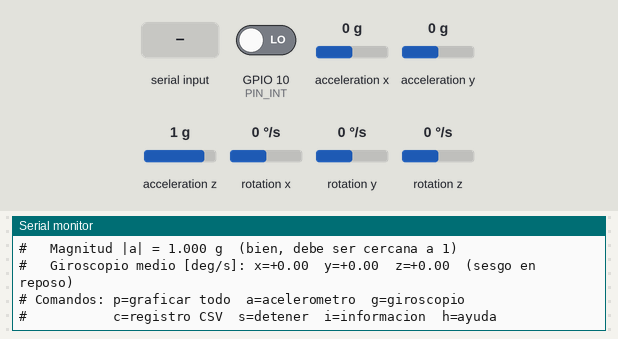
A sketch run on a simulated ESP32-S3. Shown: the last lines printed to the serial monitor. Wiring (inferred from the names in the program): MPU-9250 motion sensor at I2C address 0x68. The inputs (shaded band) are chosen by the test bench; at power-on: GPIO 10 (PIN_INT) LOW, acceleration x 0 g, acceleration y 0 g, acceleration z 1 g, rotation x 0 °/s, rotation y 0 °/s, rotation z 0 °/s.

Above: at 3.4 s.
3.5 s: "p" received over Serial
At 4.1 s:
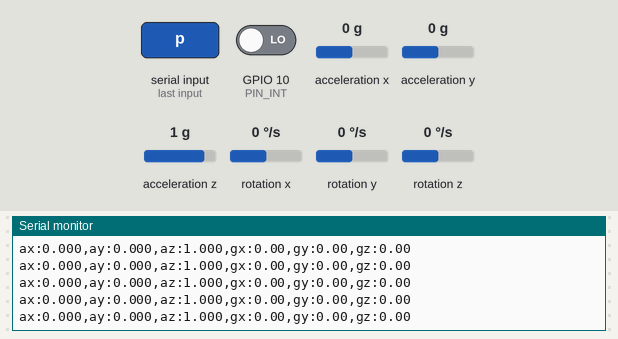
5.4 s: "a" received over Serial
At 6.2 s:
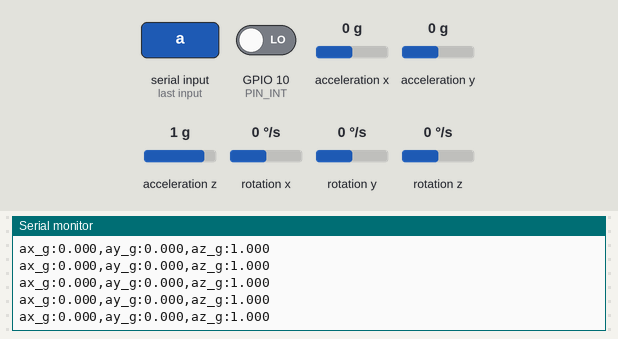
7.3 s: "g" received over Serial
At 8.0 s:
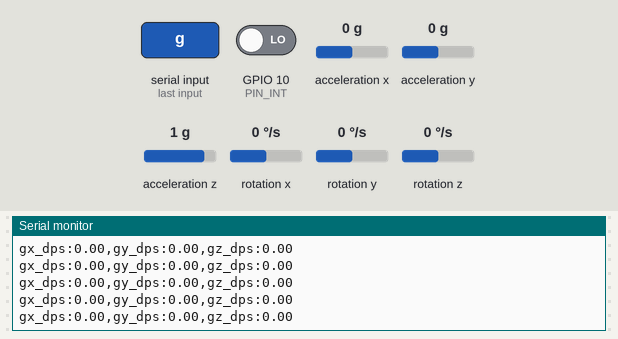
9.2 s: "c" received over Serial
At 10.1 s:
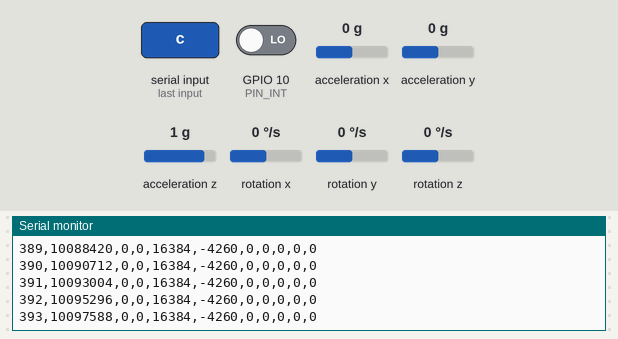
10.7 s: "s" received over Serial
At 11.4 s:
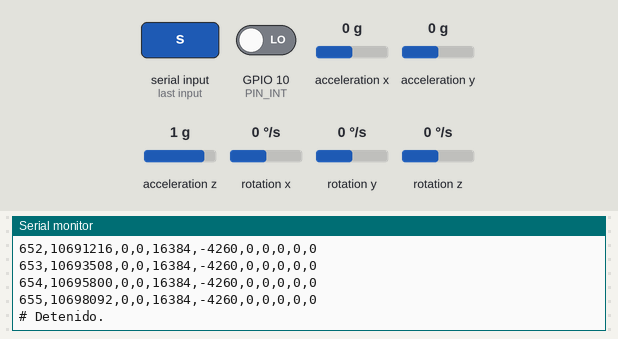
12.2 s: "i" received over Serial
At 12.7 s:
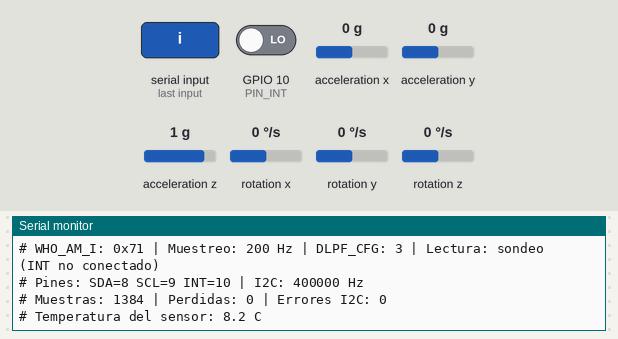

The sketch:

imu_etapa0.ino
```cpp
/*
  =====================================================================
   Etapa 0 - Lectura de la MPU6050 con ESP32-S3
   Robot paralelo de 5 barras - Tecnicas de Control
  =====================================================================

  Que hace este programa:
    1. Busca la IMU en el bus I2C y verifica su identidad (WHO_AM_I).
    2. La configura: giroscopio +-250 deg/s, acelerometro +-2 g,
       filtro pasa bajos interno de ~44 Hz y muestreo a 200 Hz.
    3. Hace una autoprueba de 1 segundo (la IMU debe estar quieta).
    4. Queda esperando comandos por el monitor serial.

  Conexiones (modulo GY-521 -> ESP32-S3):
    VCC -> 3V3        GND -> GND
    SDA -> GPIO 8     SCL -> GPIO 9
    INT -> GPIO 10    AD0 -> GND o sin conectar (direccion 0x68)
    XDA y XCL sin conectar.

  Comandos (monitor serial a 921600 baudios, enviar una letra):
    p -> graficar acelerometro y giroscopio (Serial Plotter, 25 Hz)
    a -> graficar solo acelerometro, en g
    g -> graficar solo giroscopio, en deg/s
    c -> registro CSV a 200 Hz con datos crudos (lo usa etapa0_imu.py)
    s -> detener la salida de datos
    i -> informacion del sensor y contadores
    h -> mostrar esta ayuda

  Este programa es independiente del codigo del robot: sirve para
  verificar la IMU antes de integrarla.
*/

#include <Arduino.h>
#include <Wire.h>

// ===================== PINES (cambienlos si chocan) ======================
// Verifiquen que estos pines NO sean los que ya usan para PUL/DIR.
// Eviten: 0, 3, 45, 46 (pines de arranque), 19 y 20 (USB nativo),
// 43 y 44 (serial UART0) y 35-37 si el modulo tiene PSRAM octal (N8R8/N16R8).
static const int PIN_SDA = 8;
static const int PIN_SCL = 9;
static const int PIN_INT = 10;   // si INT no esta conectado, se usa sondeo por I2C

// ===================== CONFIGURACION =====================================
static const uint32_t BAUDIOS  = 921600;
static const uint32_t I2C_HZ   = 400000;
static const uint8_t  MPU_ADDR = 0x68;

// Filtro pasa bajos interno (DLPF) y frecuencia de muestreo:
//   DLPF_CFG = 3   -> acelerometro ~44 Hz, giroscopio ~42 Hz (salida interna 1 kHz)
//   SMPLRT_DIV = 4 -> 1000 / (1 + 4) = 200 Hz
static const uint8_t DLPF_CFG   = 3;
static const uint8_t SMPLRT_DIV = 4;
static const float   FS_HZ      = 1000.0f / (1 + SMPLRT_DIV);

// Rangos: giroscopio +-250 deg/s (131 LSB por deg/s), acelerometro +-2 g (16384 LSB por g)
static const float GIRO_LSB_DPS = 131.0f;
static const float ACEL_LSB_G   = 16384.0f;

// En los modos de grafica se imprime 1 de cada 8 muestras (200 / 8 = 25 Hz)
static const uint16_t DIEZMADO_PLOTTER = 8;

// ===================== REGISTROS DE LA MPU6050 ===========================
static const uint8_t REG_SMPLRT_DIV    = 0x19;
static const uint8_t REG_CONFIG        = 0x1A;
static const uint8_t REG_GYRO_CONFIG   = 0x1B;
static const uint8_t REG_ACCEL_CONFIG  = 0x1C;
static const uint8_t REG_ACCEL_CONFIG2 = 0x1D;   // solo existe en la familia MPU6500
static const uint8_t REG_INT_PIN_CFG   = 0x37;
static const uint8_t REG_INT_ENABLE    = 0x38;
static const uint8_t REG_INT_STATUS    = 0x3A;
static const uint8_t REG_ACCEL_XOUT_H  = 0x3B;
static const uint8_t REG_PWR_MGMT_1    = 0x6B;
static const uint8_t REG_WHO_AM_I      = 0x75;

// ===================== ESTADO ============================================
enum Modo { PARADO, CSV, PLOT_TODO, PLOT_ACEL, PLOT_GIRO };
static Modo modo = PARADO;

struct Muestra {
  uint32_t t_us;
  int16_t ax, ay, az, temp, gx, gy, gz;
};

static uint8_t  whoAmI      = 0;
static bool     familia6500 = false;   // WHO_AM_I 0x70/0x71/0x73: chip de la familia MPU6500
static bool     usarINT     = false;
static uint32_t nMuestras   = 0;
static uint32_t erroresI2C  = 0;
static uint32_t ultimoSondeo = 0;

// Variables compartidas con la interrupcion
static volatile bool     hayDato  = false;
static volatile uint32_t tDato_us = 0;
static volatile uint32_t perdidas = 0;   // muestras que llegaron antes de leer la anterior
static volatile uint32_t nIsr     = 0;

void IRAM_ATTR isrDatoListo() {
  if (hayDato) perdidas = perdidas + 1;
  tDato_us = micros();
  hayDato = true;
  nIsr = nIsr + 1;
}

// ===================== I2C ===============================================
bool escribirReg(uint8_t reg, uint8_t valor) {
  Wire.beginTransmission(MPU_ADDR);
  Wire.write(reg);
  Wire.write(valor);
  return Wire.endTransmission() == 0;
}

bool leerRegs(uint8_t reg, uint8_t *buf, size_t n) {
  Wire.beginTransmission(MPU_ADDR);
  Wire.write(reg);
  if (Wire.endTransmission(false) != 0) return false;
  if (Wire.requestFrom((uint16_t)MPU_ADDR, (size_t)n, true) != n) return false;
  for (size_t i = 0; i < n; i++) buf[i] = Wire.read();
  return true;
}

bool leerReg(uint8_t reg, uint8_t &valor) {
  return leerRegs(reg, &valor, 1);
}

void escanearI2C() {
  Serial.println(F("# Escaneando bus I2C..."));
  int encontrados = 0;
  for (uint8_t dir = 1; dir < 127; dir++) {
    Wire.beginTransmission(dir);
    if (Wire.endTransmission() == 0) {
      Serial.printf("#   Dispositivo en 0x%02X%s\n", dir,
                    (dir == 0x68 || dir == 0x69) ? "  <- probablemente la IMU" : "");
      encontrados++;
    }
  }
  if (encontrados == 0) {
    Serial.println(F("#   Ninguno. Revisen VCC, GND, SDA y SCL (y que no esten invertidos)."));
  }
}

// ===================== CONFIGURACION DE LA IMU ===========================
bool iniciarMPU() {
  if (!escribirReg(REG_PWR_MGMT_1, 0x80)) return false;   // reinicio del chip
  delay(100);
  if (!escribirReg(REG_PWR_MGMT_1, 0x01)) return false;   // despertar, reloj del giroscopio X
  delay(50);

  if (!leerReg(REG_WHO_AM_I, whoAmI)) return false;
  familia6500 = (whoAmI == 0x70 || whoAmI == 0x71 || whoAmI == 0x73);

  bool ok = true;
  ok &= escribirReg(REG_SMPLRT_DIV, SMPLRT_DIV);
  ok &= escribirReg(REG_CONFIG, DLPF_CFG);
  ok &= escribirReg(REG_GYRO_CONFIG, 0x00);    // +-250 deg/s
  ok &= escribirReg(REG_ACCEL_CONFIG, 0x00);   // +-2 g
  if (familia6500) {
    ok &= escribirReg(REG_ACCEL_CONFIG2, 0x03);  // filtro del acelerometro ~45 Hz (MPU6500)
  }
  // INT: activo en alto, push-pull, pulso de 50 us, se limpia con cualquier lectura
  ok &= escribirReg(REG_INT_PIN_CFG, 0x10);
  ok &= escribirReg(REG_INT_ENABLE, 0x01);     // interrupcion de "dato listo"
  return ok;
}

void reportarIdentidad() {
  Serial.printf("# WHO_AM_I = 0x%02X -> ", whoAmI);
  if (whoAmI == 0x68) {
    Serial.println(F("MPU6050 (correcto)"));
  } else if (familia6500) {
    Serial.println(F("chip de la familia MPU6500/9250 (no es una MPU6050 original)."));
    Serial.println(F("#   Los datos de acelerometro y giroscopio son compatibles; se continua."));
  } else {
    Serial.println(F("valor inesperado: probablemente un clon."));
    Serial.println(F("#   Se continua, pero verifiquen los datos con cuidado."));
  }
}

// ===================== LECTURA ===========================================
bool leerMuestra(Muestra &m) {
  uint8_t b[14];
  if (!leerRegs(REG_ACCEL_XOUT_H, b, 14)) return false;
  m.ax   = (int16_t)((b[0]  << 8) | b[1]);
  m.ay   = (int16_t)((b[2]  << 8) | b[3]);
  m.az   = (int16_t)((b[4]  << 8) | b[5]);
  m.temp = (int16_t)((b[6]  << 8) | b[7]);
  m.gx   = (int16_t)((b[8]  << 8) | b[9]);
  m.gy   = (int16_t)((b[10] << 8) | b[11]);
  m.gz   = (int16_t)((b[12] << 8) | b[13]);
  return true;
}

float temperaturaC(int16_t crudo) {
  return familia6500 ? crudo / 333.87f + 21.0f : crudo / 340.0f + 36.53f;
}

// Devuelve true cuando hay una muestra nueva y entrega su marca de tiempo.
bool hayMuestraNueva(uint32_t &t) {
  if (usarINT) {
    if (!hayDato) return false;
    noInterrupts();
    t = tDato_us;
    hayDato = false;
    interrupts();
    return true;
  }
  // Sin INT: se consulta el registro de estado cada 500 us
  uint32_t ahora = micros();
  if (ahora - ultimoSondeo < 500) return false;
  ultimoSondeo = ahora;
  uint8_t estado;
  if (!leerReg(REG_INT_STATUS, estado)) { erroresI2C++; return false; }
  if (!(estado & 0x01)) return false;
  t = ahora;
  return true;
}

// ===================== AUTOPRUEBA ========================================
void autoprueba() {
  Serial.println(F("# Autoprueba: mantengan la IMU quieta durante 1 segundo..."));
  const int N = (int)FS_HZ;
  double s[6] = {0, 0, 0, 0, 0, 0};
  int n = 0;
  uint32_t inicio = millis();
  while (n < N && millis() - inicio < 3000) {
    uint32_t t;
    if (!hayMuestraNueva(t)) continue;
    Muestra m;
    if (!leerMuestra(m)) { erroresI2C++; continue; }
    s[0] += m.ax / ACEL_LSB_G;   s[1] += m.ay / ACEL_LSB_G;   s[2] += m.az / ACEL_LSB_G;
    s[3] += m.gx / GIRO_LSB_DPS; s[4] += m.gy / GIRO_LSB_DPS; s[5] += m.gz / GIRO_LSB_DPS;
    n++;
  }
  if (n == 0) {
    Serial.println(F("#   No llegaron muestras. Revisen la conexion."));
    return;
  }
  for (int i = 0; i < 6; i++) s[i] /= n;
  float norma = sqrt(s[0] * s[0] + s[1] * s[1] + s[2] * s[2]);
  Serial.printf("#   Muestras: %d en %.2f s\n", n, (millis() - inicio) / 1000.0f);
  Serial.printf("#   Acelerometro medio [g]:   x=%+.3f  y=%+.3f  z=%+.3f\n", s[0], s[1], s[2]);
  Serial.printf("#   Magnitud |a| = %.3f g  %s\n", norma,
                (norma > 0.9f && norma < 1.1f) ? "(bien, debe ser cercana a 1)" : "(REVISAR: deberia ser cercana a 1)");
  Serial.printf("#   Giroscopio medio [deg/s]: x=%+.2f  y=%+.2f  z=%+.2f  (sesgo en reposo)\n", s[3], s[4], s[5]);
}

// ===================== SALIDA DE DATOS ===================================
void emitir(const Muestra &m) {
  switch (modo) {
    case CSV:
      Serial.printf("%lu,%lu,%d,%d,%d,%d,%d,%d,%d,%lu,%lu\n",
                    (unsigned long)nMuestras, (unsigned long)m.t_us,
                    m.ax, m.ay, m.az, m.temp, m.gx, m.gy, m.gz,
                    (unsigned long)perdidas, (unsigned long)erroresI2C);
      break;
    case PLOT_TODO:
      if (nMuestras % DIEZMADO_PLOTTER) break;
      Serial.printf("ax:%.3f,ay:%.3f,az:%.3f,gx:%.2f,gy:%.2f,gz:%.2f\n",
                    m.ax / ACEL_LSB_G, m.ay / ACEL_LSB_G, m.az / ACEL_LSB_G,
                    m.gx / GIRO_LSB_DPS, m.gy / GIRO_LSB_DPS, m.gz / GIRO_LSB_DPS);
      break;
    case PLOT_ACEL:
      if (nMuestras % DIEZMADO_PLOTTER) break;
      Serial.printf("ax_g:%.3f,ay_g:%.3f,az_g:%.3f\n",
                    m.ax / ACEL_LSB_G, m.ay / ACEL_LSB_G, m.az / ACEL_LSB_G);
      break;
    case PLOT_GIRO:
      if (nMuestras % DIEZMADO_PLOTTER) break;
      Serial.printf("gx_dps:%.2f,gy_dps:%.2f,gz_dps:%.2f\n",
                    m.gx / GIRO_LSB_DPS, m.gy / GIRO_LSB_DPS, m.gz / GIRO_LSB_DPS);
      break;
    default:
      break;
  }
}

void imprimirAyuda() {
  Serial.println(F("# Comandos: p=graficar todo  a=acelerometro  g=giroscopio"));
  Serial.println(F("#           c=registro CSV  s=detener  i=informacion  h=ayuda"));
}

void imprimirInfo() {
  Serial.printf("# WHO_AM_I: 0x%02X | Muestreo: %.0f Hz | DLPF_CFG: %u | Lectura: %s\n",
                whoAmI, FS_HZ, DLPF_CFG, usarINT ? "interrupcion INT" : "sondeo (INT no conectado)");
  Serial.printf("# Pines: SDA=%d SCL=%d INT=%d | I2C: %lu Hz\n",
                PIN_SDA, PIN_SCL, PIN_INT, (unsigned long)I2C_HZ);
  Serial.printf("# Muestras: %lu | Perdidas: %lu | Errores I2C: %lu\n",
                (unsigned long)nMuestras, (unsigned long)perdidas, (unsigned long)erroresI2C);
  Muestra m;
  if (leerMuestra(m)) Serial.printf("# Temperatura del sensor: %.1f C\n", temperaturaC(m.temp));
}

void iniciarCSV() {
  noInterrupts();
  hayDato = false;
  perdidas = 0;
  interrupts();
  nMuestras = 0;
  erroresI2C = 0;
  Serial.printf("# cfg fs_hz=%.1f dlpf_cfg=%u giro_lsb_dps=%.1f acel_lsb_g=%.1f who_am_i=0x%02X lectura=%s\n",
                FS_HZ, DLPF_CFG, GIRO_LSB_DPS, ACEL_LSB_G, whoAmI, usarINT ? "int" : "sondeo");
  Serial.println(F("n,t_us,ax,ay,az,temp,gx,gy,gz,perdidas,err_i2c"));
  modo = CSV;
}

void atenderComandos() {
  while (Serial.available()) {
    char c = (char)Serial.read();
    switch (c) {
      case 'p': modo = PLOT_TODO; break;
      case 'a': modo = PLOT_ACEL; break;
      case 'g': modo = PLOT_GIRO; break;
      case 'c': iniciarCSV(); break;
      case 's': modo = PARADO; Serial.println(F("# Detenido.")); break;
      case 'i': imprimirInfo(); break;
      case 'h': case '?': imprimirAyuda(); break;
      default: break;   // se ignoran saltos de linea y otros caracteres
    }
  }
}

// ===================== SETUP Y LOOP ======================================
void setup() {
  Serial.begin(BAUDIOS);
  delay(1500);   // tiempo para abrir el monitor serial
  Serial.println();
  Serial.println(F("# ===== Etapa 0: MPU6050 + ESP32-S3 ====="));

  Wire.begin(PIN_SDA, PIN_SCL, I2C_HZ);
  escanearI2C();

  if (!iniciarMPU()) {
    Serial.println(F("# ERROR: la IMU no responde en 0x68. Revisen conexiones y el pin AD0."));
    Serial.println(F("#        El programa queda detenido."));
    while (true) delay(1000);
  }
  reportarIdentidad();

  // Detectar si el pin INT esta conectado: a 200 Hz deben llegar ~40 pulsos en 200 ms
  pinMode(PIN_INT, INPUT_PULLDOWN);
  attachInterrupt(digitalPinToInterrupt(PIN_INT), isrDatoListo, RISING);
  nIsr = 0;
  delay(200);
  uint32_t pulsos = nIsr;
  usarINT = (pulsos >= 20 && pulsos <= 80);
  if (usarINT) {
    Serial.printf("# INT conectado en GPIO %d (%lu pulsos en 200 ms).\n", PIN_INT, (unsigned long)pulsos);
  } else {
    detachInterrupt(digitalPinToInterrupt(PIN_INT));
    Serial.printf("# AVISO: no se detectaron pulsos en GPIO %d. Se usara sondeo por I2C.\n", PIN_INT);
    Serial.println(F("#        Funciona, pero las marcas de tiempo tienen hasta 0.5 ms de error."));
  }
  noInterrupts();
  hayDato = false;
  perdidas = 0;
  interrupts();

  autoprueba();
  imprimirAyuda();
}

void loop() {
  atenderComandos();

  uint32_t t;
  if (!hayMuestraNueva(t)) return;

  Muestra m;
  if (!leerMuestra(m)) { erroresI2C++; return; }
  m.t_us = t;
  nMuestras++;
  emitir(m);
}
```

Measured:
- after the input at 3.5 s, the serial monitor: prints a new line at once (image 1)
- after the input at 5.4 s, the serial monitor: prints a new line at once (image 2)
- after the input at 7.3 s, the serial monitor: prints a new line at once (image 3)
- after the input at 9.2 s, the serial monitor: prints a new line at once (image 4)
